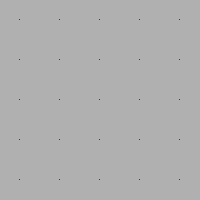
Frame 1 (no input)
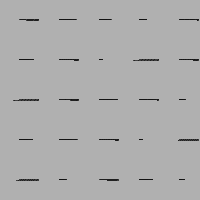
Frame 60 (the mouse pressed at the canvas centre just before this capture)
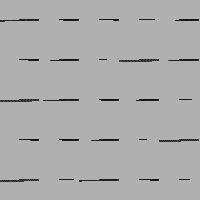
Frame 120 (the mouse held since frame 60 and released just before this capture)

The Processing sketch that drew these frames (run headless with seeded random() and noise(); from frame 60 on, the mouse is pressed at the canvas centre):

// Processing sketch: ArrayObjects
// ── ArrayObjects.pde
/**
 * Array Objects. 
 * 
 * Demonstrates the syntax for creating an array of custom objects. 
 * 
 * Updated 10 March 2003
 * Created 20 October 2002
 */ 
 
int unit = 40;
int num;
Module[] mods;

void setup() 
{
  size(200, 200);
  background(176);
  noStroke();
  
  num = width/unit * width/unit;
  mods = new Module[num];
  
  for (int i=0; i<height/unit; i++) {
    for(int j=0; j<height/unit; j++) {
      int index = i*height/unit + j;
      mods[index] = new Module(j*unit, i*unit, unit/2, unit/2, random(0.05, 0.8));  
    }
  }
}

void draw() 
{
  for(int i=0; i<num; i++) {
    mods[i].update();
    mods[i].draw();
  }
}

class Module {
  float mx, my;
  int size = unit;
  float xxx, yyy = 0;
  int xdir = 1;
  int ydir = 1;
  float speed; 
  
  // Contructor (required)
  Module(float imx, float imy, float ixxx, float iyyy, float ispeed) {
    mx = imy;
    my = imx;
    xxx = int(ixxx);
    yyy = int(iyyy);
    speed = ispeed;
  }
  
  // Custom method for updating the variables
  void update() {
    xxx = xxx + (speed * xdir);
    if (xxx >= size || xxx <= 0) {
      xdir *= -1;
      xxx = xxx + (1 * xdir);
      yyy = yyy + (1 * ydir);
    }
    if (yyy >= size || yyy <= 0) {
      ydir *= -1;
      yyy = yyy + (1 * ydir);
    }
  }
  
  // Custom method for drawing the object
  void draw() {
    stroke(second()*4);
    point(mx+xxx-1, my+yyy-1);
  }
}
